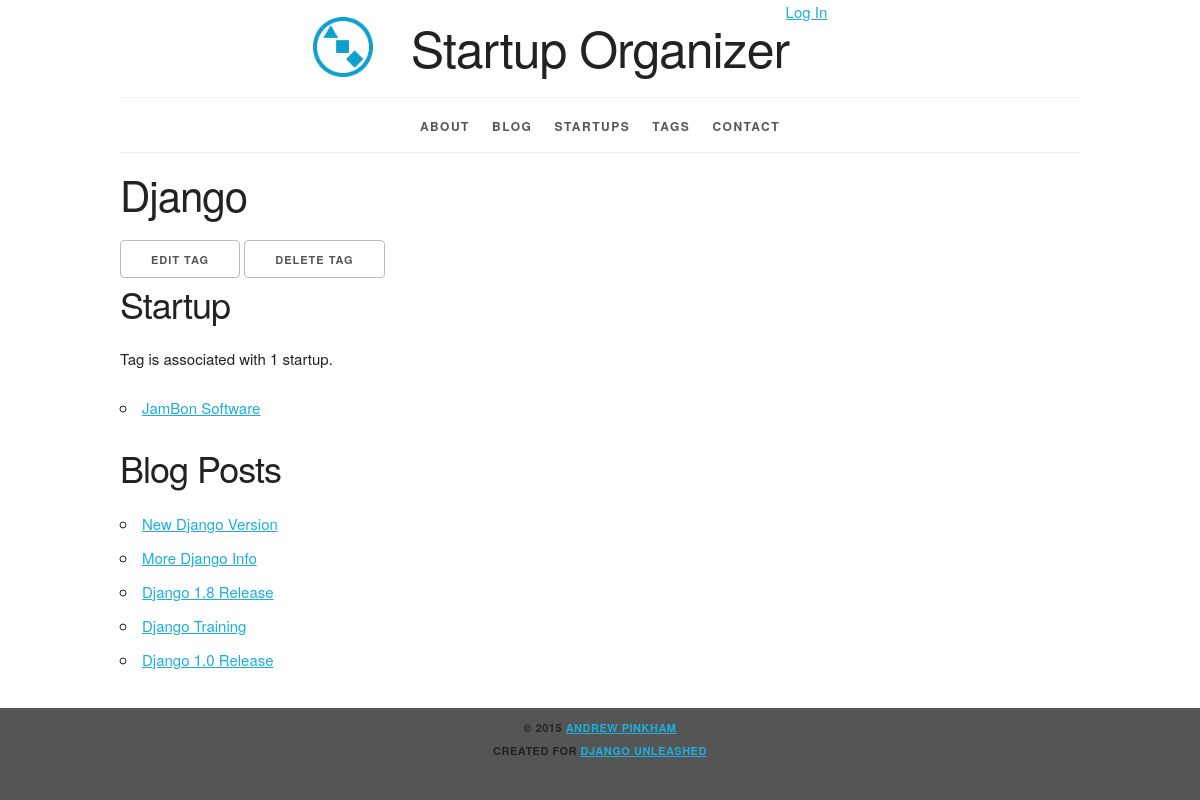
The page /tag/django/ on the database as committed earlier.
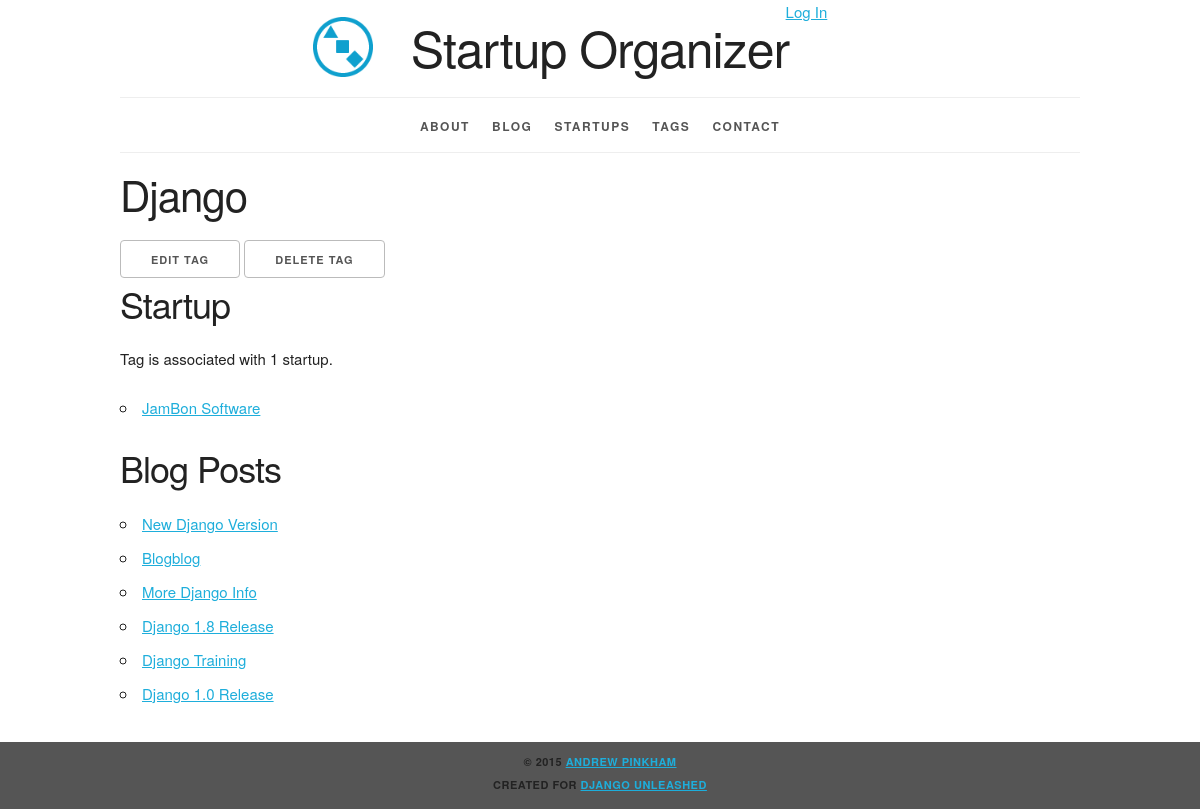
The same page on the database as committed later.
### organizer/models.py (models this page shows, shortened)
class Startup(models.Model):
    name = models.CharField(
        max_length=31, db_index=True)
    slug = models.SlugField(
        max_length=31,
        unique=True,
        help_text='A label for URL config.')
    description = models.TextField()
    founded_date = models.DateField(
        'date founded')
    contact = models.EmailField()
    website = models.URLField(max_length=255)
    tags = models.ManyToManyField(Tag, blank=True)
    class Meta:
        ordering = ['name']
        get_latest_by = 'founded_date'
    def get_absolute_url(self):
        return reverse('organizer_startup_detail',
                       kwargs={'slug': self.slug})

### blog/models.py (models this page shows, shortened)
class Post(models.Model):
    title = models.CharField(max_length=63)
    slug = models.SlugField(
        max_length=63,
        help_text='A label for URL config',
        unique_for_month='pub_date')
    text = models.TextField()
    pub_date = models.DateField(
        'date published',
        auto_now_add=True)
    tags = models.ManyToManyField(
        Tag,
        blank=True,
        related_name='blog_posts')
    startups = models.ManyToManyField(
        Startup,
        blank=True,
        related_name='blog_posts')
    class Meta:
        verbose_name = 'blog post'
        ordering = ['-pub_date', 'title']
        get_latest_by = 'pub_date'
    def get_absolute_url(self):
        return reverse(
            'blog_post_detail',
            kwargs={'year': self.pub_date.year,
                    'month': self.pub_date.month,
                    'slug': self.slug})

### organizer/views.py (the view)
class TagDetail(DetailView):
    model = Tag

### organizer/models.py (called while the page is built)
    def get_delete_url(self):
        return reverse('organizer_tag_delete',
                       kwargs={'slug': self.slug})

    def get_update_url(self):
        return reverse('organizer_tag_update',
                       kwargs={'slug': self.slug})

### organizer/templates/organizer/tag_detail.html (shortened to what this page needs)
{% extends parent_template|default:"organizer/base_organizer.html" %}
{% block org_content %}
  <h2>{{ tag.name|title }}</h2>
    <ul class="inline">
        <li>
          <a
              href="{{ tag.get_update_url }}"
              class="button">
            Edit Tag</a></li>
        <li>
          <a
              href="{{ tag.get_delete_url }}"
              class="button">
            Delete Tag</a></li>
    </ul>
  {% if tag.startup_set.all %}
    <section>
      <h3>Startup{{ tag.startup_set.count|pluralize }}</h3>
      <p>
        Tag is associated with
        {{ tag.startup_set.count }}
        startup{{ tag.startup_set.count|pluralize }}.
      </p>
      <ul>
        {% for startup in tag.startup_set.all %}
          <li><a href="{{ startup.get_absolute_url }}">
            {{ startup.name }}
          </a></li>
        {% endfor %}
      </ul>
    </section>
  {% endif %}
      {% if tag.blog_posts.all %}
        <section>
          <h3>Blog Post{{ tag.blog_posts.count|pluralize }}</h3>
          <ul>
            {% for post in tag.blog_posts.all %}
              <li><a href="{{ post.get_absolute_url }}">
                {{ post.title|title }}
              </a></li>
            {% endfor %}
          </ul>
        </section>
      {% endif %}
{% endblock %}

Rows that differ between the two databases and show on the page:
added Post: title "Blogblog"
